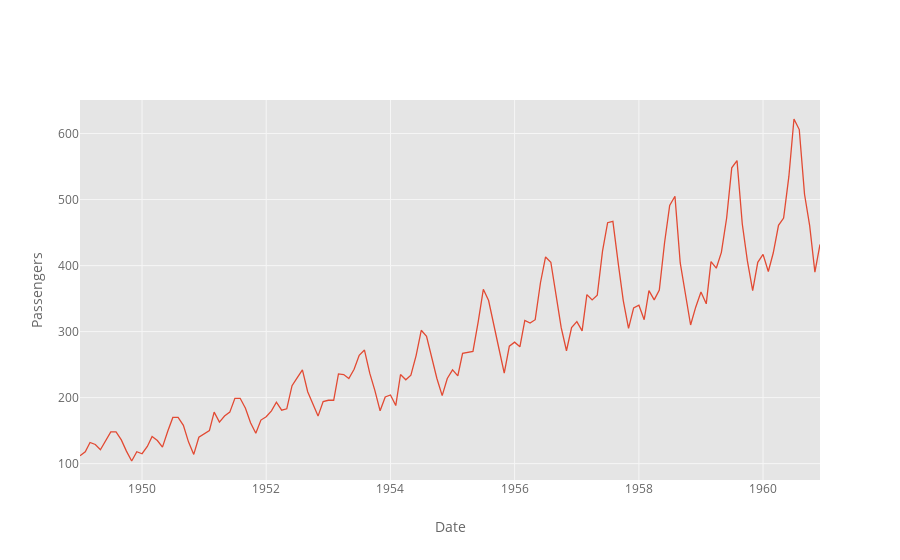

This figure's notebook cell:
### Code cell
df.iplot(xTitle="Date", yTitle="Passengers")

### Figure 1 — Plotly figure (JSON) as saved in the notebook; plotly's stock layout.template omitted (floating-point values rounded to 4 significant figures; data arrays with more than 128 entries replaced by an {"elided": "..."} marker saying what was removed)
{"data": [{"line": {"color": "rgba(226, 74, 51, 1.0)", "dash": "solid", "shape": "linear", "width": 1.3}, "mode": "lines", "name": "#Passengers", "text": "", "type": "scatter", "uid": "425290f3-2efa-4272-adb3-5a0213bbf743", "x": {"elided": "144 str values"}, "y": {"elided": "144 int values"}}], "layout": {"legend": {"bgcolor": "#FFFFFF", "font": {"color": "#666666"}}, "paper_bgcolor": "#FFFFFF", "plot_bgcolor": "#E5E5E5", "title": {"font": {"color": "#151516"}}, "xaxis": {"gridcolor": "#F6F6F6", "showgrid": true, "tickfont": {"color": "#666666"}, "title": {"font": {"color": "#666666"}, "text": "Date"}, "zerolinecolor": "#F6F6F6"}, "yaxis": {"gridcolor": "#F6F6F6", "showgrid": true, "tickfont": {"color": "#666666"}, "title": {"font": {"color": "#666666"}, "text": "Passengers"}, "zerolinecolor": "#F6F6F6"}}}
